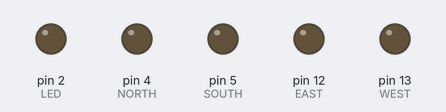
The sketch below on a simulated Arduino Uno, built with avr-gcc and run on an emulated ATmega328P. Parts: output pins drawn as LEDs (lit = HIGH). What the sketch prints to the serial monitor is not drawn.

Above: at 0.5 s.
At 2.12 s:
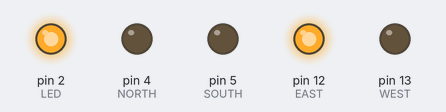
At 3.12 s:
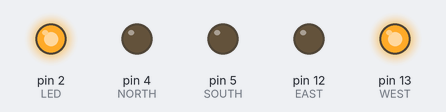
At 5.12 s:
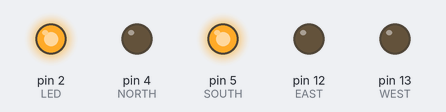
At 8.12 s:
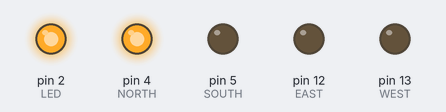
Timing chart, 0 to 9.2 s (numbered marks = the images above):
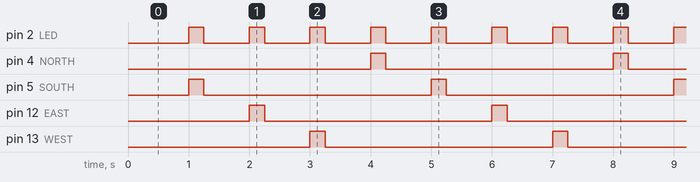

Measured:
- by itself, pin 2 (LED): alternates HIGH for 0.25 s and LOW for 0.75 s
- by itself, pin 4 (NORTH), pin 5 (SOUTH), pin 12 (EAST), pin 13 (WEST): alternates HIGH for 0.25 s and LOW for 3.7 s
- by itself, everything shown: repeats every 4.0 s, in 8 steps

The sketch:

transmitter_esp.ino
```cpp
/*
 *  transmitter_esp.ino
 *
 *  Created by:  Matt Kaufman
 *  Date:        April 26, 2023
 *
 *  ESP8266 code for the transmitter (TX118SA-4) of the 433MHz RF transmitter/receiver pair.
 *  Cyclically emits a 433MHz signal on the K1-K4 pins by pulling them LOW (nominally +VCC).
*/


// Pin definitions
#define NORTH 4   // Yellow (GPIO4  / D2)
#define SOUTH 5   // White  (GPIO5  / D1)
#define EAST  12  // Green  (GPIO12 / D6)
#define WEST  13  // Blue   (GPIO13 / D7)
#define LED   2   // Built-in LED (GPIO2)

// Global variables
unsigned int  iteration = 1;            // Iteration counter
unsigned int  currentPin = NORTH;       // Variable used to cycle through the pins
unsigned long lastTransmit  = 0;        // Time of last transmission, in milliseconds
unsigned long transmitDuration = 250;   // Duration of each transmission, in milliseconds
unsigned long transmitInterval = 1000;  // Interval between transmissions, in milliseconds

// Function prototypes
void end_transmission(unsigned int pin);
void start_transmission(unsigned int pin);


void setup()
{
    Serial.begin(9600);
    Serial.println(">> Transmitter started.");

    // Set pins as outputs
    pinMode(NORTH, OUTPUT);
    pinMode(SOUTH, OUTPUT);
    pinMode(EAST,  OUTPUT);
    pinMode(WEST,  OUTPUT);
    pinMode(LED, OUTPUT);

    // Set pin initial states (LOW)
    digitalWrite(NORTH, LOW);
    digitalWrite(SOUTH, LOW);
    digitalWrite(EAST,  LOW);
    digitalWrite(WEST,  LOW);
    digitalWrite(LED, LOW);
}


void loop()
{

    // If the interval between transmissions has elapsed
    if (millis() - lastTransmit >= transmitInterval)
    {
        lastTransmit = millis();    // Update lastTransmit

        iteration++;                // Increment iteration counter
        if (iteration > 4)
        {
            iteration = 1;          // Reset iteration counter if it exceeds 4
        }

        // Set the current pin depending on the iteration
        switch (iteration)
        {
            case 1:
                currentPin = NORTH;
                break;
            case 2:
                currentPin = SOUTH;
                break;
            case 3:
                currentPin = EAST;
                break;
            case 4:
                currentPin = WEST;
                break;
        }

        // Transmit on the current pin if it is not already
        if (digitalRead(currentPin) == LOW)
        {
            start_transmission(currentPin);
        }
    }


    // End transmission on the current pin if it is currently transmitting
    if (digitalRead(currentPin) == HIGH)
    {
        end_transmission(currentPin);
    }

}


/**
* Ends the transmission of a signal on a pin.
*    @param pin - The pin which is currently transmitting the signal
**/
void end_transmission(unsigned int pin)
{
    digitalWrite(pin, LOW);
    digitalWrite(LED, LOW);
}


/**
* Begins the transmission of a signal on a pin.
*    @param pin - The pin with which to transmit the signal
**/
void start_transmission(unsigned int pin)
{
    digitalWrite(pin, HIGH);
    digitalWrite(LED, HIGH);
    unsigned long start = millis();
    while (millis()-start < transmitDuration) { };
}
```
